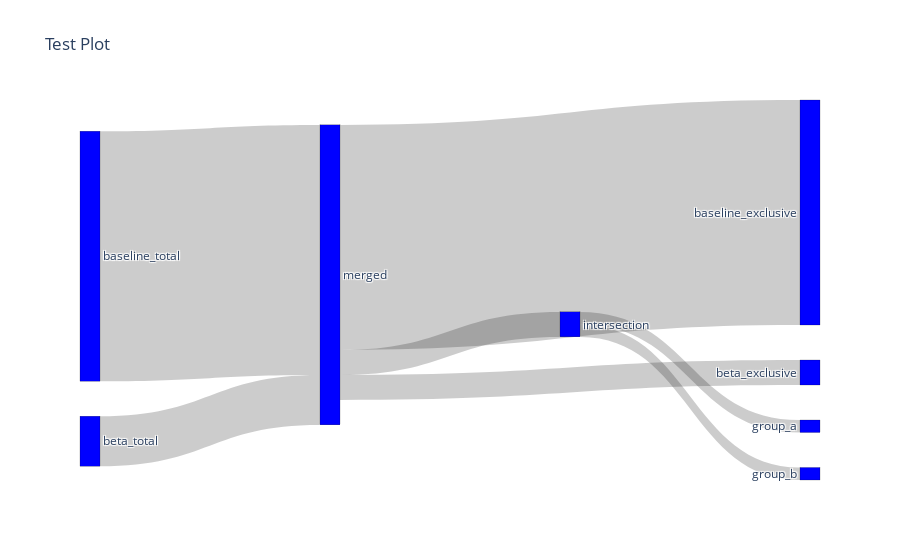

Source (notebook cell):
### Code cell
import plotly
import plotly.offline as offline
offline.iplot(
    {
        'data': go.Sankey(
            node = dict(pad = 35, thickness = 20, line = dict(color = "black", width = 0.2), 
                        label = [k for k,v in ab_stat.items()], 
                        color = "blue"),
            link = dict(
                source = [0, 1, 2, 2, 2, 3, 3], # indices correspond to labels, eg A1, A2, A2, B1, ...
                target = [2, 2, 3, 4, 5, 6, 7],
                value = [
                    ab_stat["baseline_total"],
                    ab_stat["beta_total"],
                    ab_stat["intersection"],
                    ab_stat["baseline_exclusive"],
                    ab_stat["beta_exclusive"],
                    ab_stat["group_a"],
                    ab_stat["group_b"]
                ])), 
        'layout': {'title': 'Test Plot'}
    },
    image='png', filename="ab_user_sankey_diagram")

### Figure 1 — Plotly figure (JSON) as saved in the notebook; plotly's stock layout.template omitted (floating-point values rounded to 4 significant figures)
{"data": [{"link": {"source": [0, 1, 2, 2, 2, 3, 3], "target": [2, 2, 3, 4, 5, 6, 7], "value": [10000, 2000, 1000, 9000, 1000, 500, 500]}, "node": {"color": "blue", "label": ["baseline_total", "beta_total", "merged", "intersection", "baseline_exclusive", "beta_exclusive", "group_a", "group_b"], "line": {"color": "black", "width": 0.2}, "pad": 35, "thickness": 20}, "type": "sankey"}], "layout": {"title": {"text": "Test Plot"}}}
